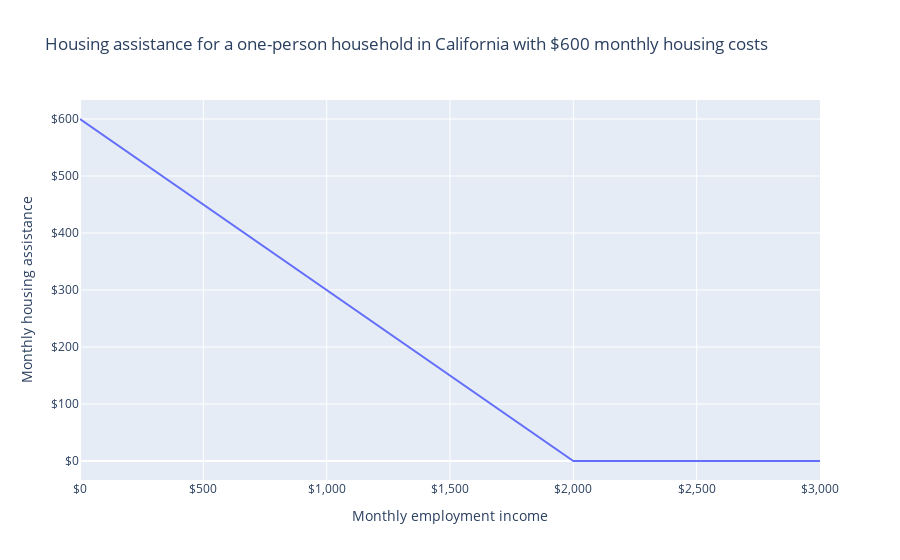

Here is the notebook cell this chart was saved with:
### Markdown cell above
What if their earnings change?
They receive the maximum allotment of \$250 per month until they reach \$720 in monthly earnings, plus the \$95 emergency allotment, coming to \$345.
When their income hits \$980 per month, their normal allotment falls to \$155, at which point their total allotment stabilizes at \$250.
The normal allotment then continues to fall until their earnings reach \$1,350, at which point their continue to receive the \$20 minimum monthly allotment until they reach \$2,150 per month, 200% of the poverty line.
At 200% of the poverty line, both their normal and full allotment fall to \$0.

### Code cell
sim_emp.vary("employment_income", max=3_000 * 12, step=120)

import plotly.express as px

LABELS = dict(
    employment_income="Monthly employment income",
    dividend_income="Monthly dividend income",
    income="Monthly income",
    income_source="Income source",
    housing_cost="Monthly housing cost",
    housing_assistance="Monthly housing assistance",
    hap_mtr="Marginal tax rate from HAP",
    housing_assistance_mtr="Marginal tax rate from housing assistance",
    hap="Housing assistance payment (if eligible)",
)

emp_df_full = pd.DataFrame(
    dict(
        employment_income=sim_emp.calc("employment_income")[0] / 12,
        hap=sim_emp.calc("hud_hap")[0] / 12,
        housing_assistance=sim_emp.calc("housing_assistance")[0] / 12,
        hap_mtr=-sim_emp.deriv("hud_hap", "employment_income"),
        housing_assistance_mtr=-sim_emp.deriv("housing_assistance", "employment_income"),
    )
)

fig = px.line(
    emp_df_full,
    "employment_income",
    "housing_assistance",
    labels=LABELS,
    title="Housing assistance for a one-person household in California with $600 monthly housing costs",
)
fig.update_layout(xaxis_tickformat="$,", yaxis_tickformat="$,")
fig.show()

### Figure 1 — Plotly figure (JSON) as saved in the notebook; plotly's stock layout.template omitted (floating-point values rounded to 4 significant figures; data arrays with more than 128 entries replaced by an {"elided": "..."} marker saying what was removed)
{"data": [{"hovertemplate": "Monthly employment income=%{x}<br>Monthly housing assistance=%{y}<extra></extra>", "legendgroup": "", "line": {"color": "#636efa", "dash": "solid"}, "marker": {"symbol": "circle"}, "mode": "lines", "name": "", "orientation": "v", "showlegend": false, "type": "scatter", "x": {"elided": "301 int values"}, "xaxis": "x", "y": {"elided": "301 float values"}, "yaxis": "y"}], "layout": {"legend": {"tracegroupgap": 0}, "title": {"text": "Housing assistance for a one-person household in California with $600 monthly housing costs"}, "xaxis": {"anchor": "y", "domain": [0, 1], "tickformat": "$,", "title": {"text": "Monthly employment income"}}, "yaxis": {"anchor": "x", "domain": [0, 1], "tickformat": "$,", "title": {"text": "Monthly housing assistance"}}}}
